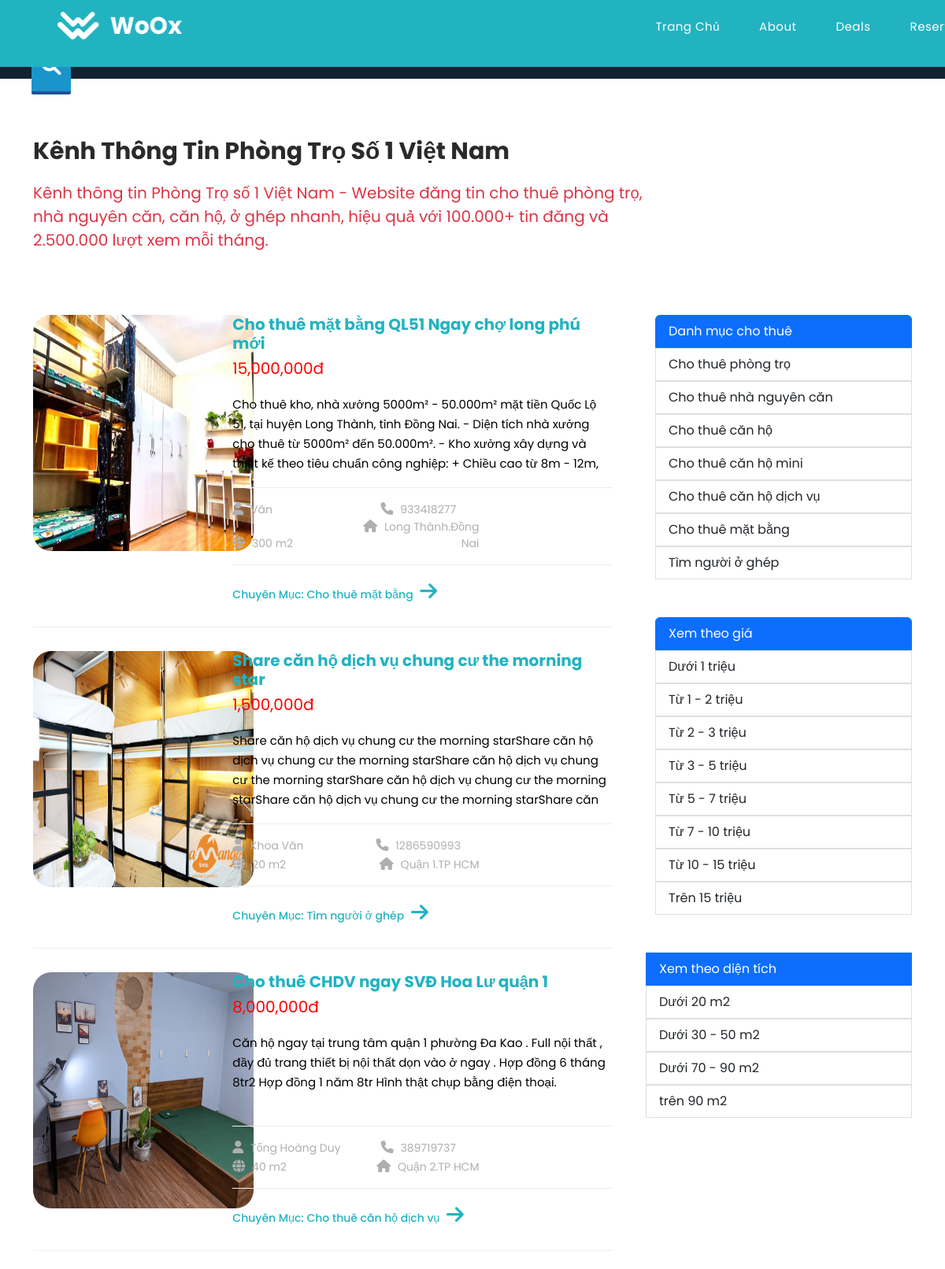
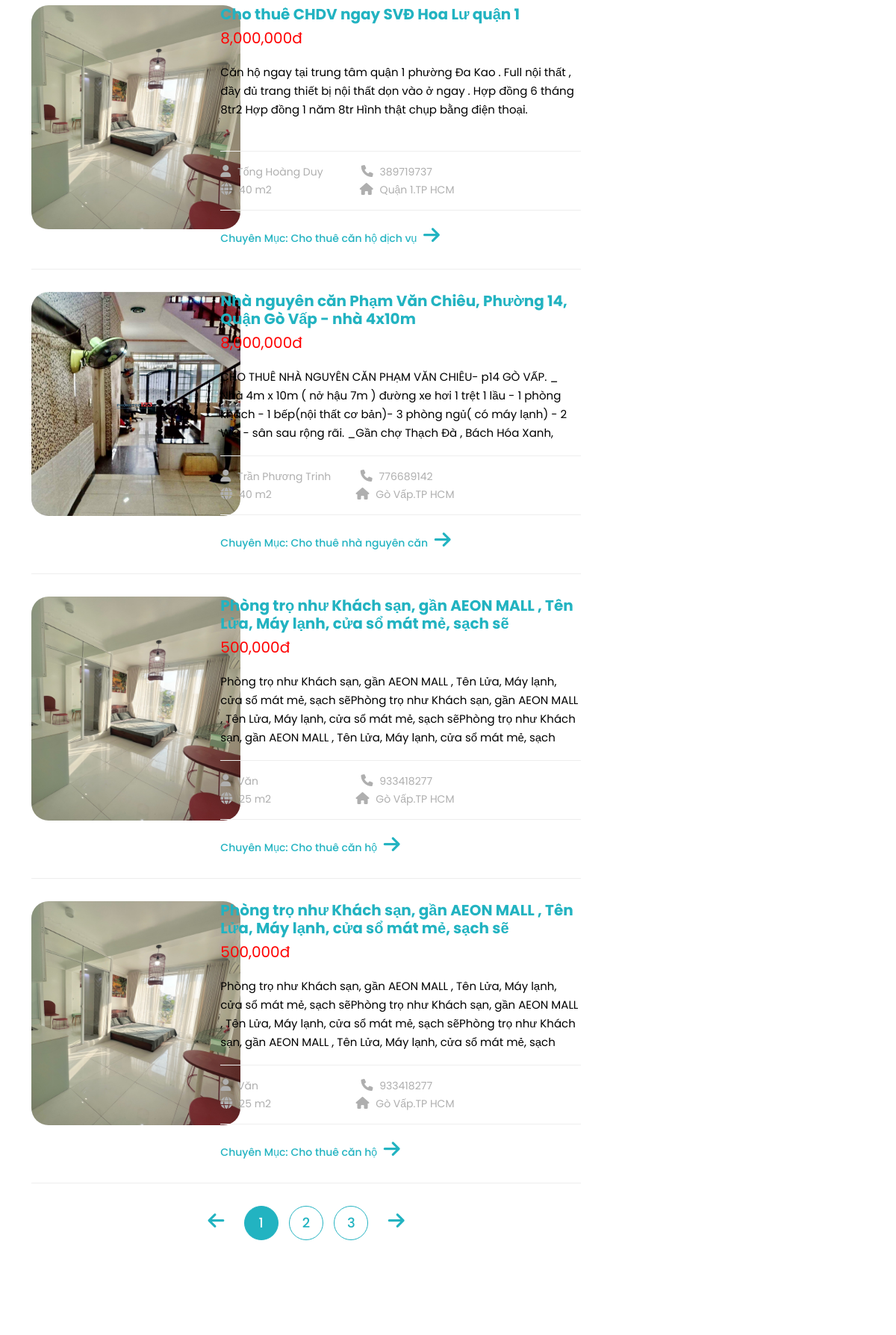
The page / (upper part) on the database its author committed (2 pictures, top to bottom).
### tables this page shows
CREATE TABLE `tbl_baidang` (
  `id` int(11) NOT NULL,
  `tinh` varchar(30) NOT NULL,
  `huyen` varchar(30) NOT NULL,
  `xa` varchar(30) NOT NULL,
  `sonha` int(11) NOT NULL,
  `adress` varchar(200) NOT NULL,
  `rolebaidang` varchar(300) NOT NULL,
  `rolegoi` varchar(200) NOT NULL,
  `tieude` varchar(300) NOT NULL,
  `noidung` varchar(1000) NOT NULL,
  `giathue` double NOT NULL,
  `dientich` int(11) NOT NULL,
  `doituong` varchar(20) NOT NULL,
  `img` varchar(200) NOT NULL,
  `tennd` varchar(50) NOT NULL,
  `lienhe` int(12) NOT NULL,
  `iddm` int(11) NOT NULL,
  `iduser` int(11) NOT NULL
);

CREATE TABLE `tbl_danhmuc` (
  `id` int(11) NOT NULL,
  `tendm` varchar(200) NOT NULL
);

### model/connect.php (called while the page is built, shortened)
<?php
    class connect{
        public $db = null;
        function __construct(){
            $severname = "localhost";
            $username = "root";
            $password = "";
        try {
            $this->db = new PDO("mysql:host=$severname;dbname=asmphp2", $username, $password);
            $this->db->setAttribute(PDO::ATTR_ERRMODE, PDO::ERRMODE_EXCEPTION);
            }
        catch(PDOException $e)
            {
            }
        }
        function getall($sql){
            $kqs=$this->db->query($sql);
            $kq=$kqs->fetchAll();
            return $kq;
        }
    }
?>

### model/baidang.php (called while the page is built, shortened)
<?php
    class baidang extends connect{
            function getBaidang($rolegoi)
            {
                $sql = "SELECT * FROM tbl_baidang  ";
                if($rolegoi=="0"){ $sql.=" WHERE rolegoi LIKE 'g%p' order by id desc limit 5";
                }
                else{
                    $sql.="  WHERE rolegoi LIKE 'g%g' order by id asc limit 3";
                }
                $kq=parent::getall($sql);
                return $kq;
            }
    }
?>

### model/danhmuc.php (called while the page is built, shortened)
<?php
    class danhmuc extends connect{
         function getallDm()
            {
                $sql = "select * from tbl_danhmuc ";
                $kq=parent::getall($sql);
                return $kq;
            }
    }
?>

### view/home.php (the view, shortened to what this page needs)
<link rel="stylesheet" href="assets/css/styleform.css">
<div class="visit-country">
<div class="top">
  <a class="btn-search" href="#"><i class="fa fa-search"></i></a>
</div> <br>
    <div class="container">
      <div class="row">
        <div class="col-lg-5">
          <div class="section-heading">
          <h2 class="h2" style="width:800px">Kênh thông tin Phòng Trọ số 1 Việt Nam</h2>
          <p class="text-danger" style="font-size:20px;width:800px">Kênh thông tin Phòng Trọ số 1 Việt Nam - Website đăng tin cho thuê phòng trọ, nhà nguyên căn, căn hộ, ở
            ghép nhanh, hiệu quả với 100.000+ tin đăng và 2.500.000 lượt xem mỗi tháng.</p>
          </div>
        </div>
      </div>
      <div class="row">
        <div class="col-lg-8">
          <div class="items">
            <div class="row">
              <div class="col-lg-12">
                <?php
                  foreach ($showbd as $bd){
                      echo '<div class="item">
                      <div class="row">
                        <div class="col-lg-4 col-sm-5">
                          <div class="image" >
                          <a href="index.php?act=chitietroom&id='.$bd['id'].'"> <img src="'.$bd['img'].'" alt="" style=" height:300px;width:280px;"> </a>
                          </div>
                        </div>
                        <div class="col-lg-8 col-sm-7">
                          <div class="right-content">
                          <a href="index.php?act=chitietroom&id='.$bd['id'].'">   <h4 style="max-width: 500px;color:#22b3c1;">'.$bd['tieude'].'</h4></a>
                            <span style="font-size: 20px;color:red;">'.number_format($bd['giathue']).'đ</span>
                            <p style="color:black;overflow:hidden;line-height: 25px;-webkit-line-clamp: 10;height: 100px;">'.$bd['noidung'].'</p>
                            <ul class="info" >
                              <li><i class="fa fa-user"></i> '.$bd['tennd'].' </li>
                              <li><i class="fa fa-phone"></i> '.$bd['lienhe'].' </li>
                          <br>
                              <li><i class="fa fa-globe"></i> '.$bd['dientich'].'  m2 </li>
                              <li><i class="fa fa-home"></i> '.$bd['huyen'].'.'.$bd['tinh'].'</li>
                            </ul>
                            <div class="text-button">
                              <a href="index.php?act=chitietroom&id='.$bd['id'].'"> Chuyên Mục: '.$bd['rolebaidang'].' <i class="fa fa-arrow-right"></i></a>
                            </div>
                          </div>
                        </div>
                      </div>
                    </div>';
              }
              ?>
                <?php
                  foreach ($showbdbt as $bd){
                      echo '<div class="item">
                      <div class="row">
                        <div class="col-lg-4 col-sm-5">
                          <div class="image" >
                          <a href="index.php?act=chitietroom&id='.$bd['id'].'"> <img src="'.$bd['img'].'" alt="" style=" height:300px;width:280px;"> </a>
                          </div>
                        </div>
                        <div class="col-lg-8 col-sm-7">
                          <div class="right-content">
                          <a href="index.php?act=chitietroom&id='.$bd['id'].'">   <h4 style="max-width: 500px;color:#22b3c1;">'.$bd['tieude'].'</h4></a>
                            <span style="font-size: 20px;color:red;">'.number_format($bd['giathue']).'đ</span>
                            <p style="color:black;overflow:hidden;line-height: 25px;-webkit-line-clamp: 10;height: 100px;">'.$bd['noidung'].'</p>
                            <ul class="info" >
                              <li><i class="fa fa-user"></i> '.$bd['tennd'].' </li>
                              <li><i class="fa fa-phone"></i> '.$bd['lienhe'].' </li>
                          <br>
                              <li><i class="fa fa-globe"></i> '.$bd['dientich'].'  m2 </li>
                              <li><i class="fa fa-home"></i> '.$bd['huyen'].'.'.$bd['tinh'].'</li>
                            </ul>
                            <div class="text-button">
                              <a href="index.php?act=chitietroom&id='.$bd['id'].'"> Chuyên Mục: '.$bd['rolebaidang'].' <i class="fa fa-arrow-right"></i></a>
                            </div>
                          </div>
                        </div>
                      </div>
                    </div>';
              }
              ?>
              </div>
              <div class="col-lg-12">
                <ul class="page-numbers">
                  <li><a href="#"><i class="fa fa-arrow-left"></i></a></li>
                  <li class="active"><a href="#">1</a></li>
                  <li ><a href="#">2</a></li>
                  <li><a href="#">3</a></li>
                  <li><a href="#"><i class="fa fa-arrow-right"></i></a></li>
                </ul>
              </div>
            </div>
          </div>
        </div>
        <div class="col-lg-4">
          <div class="side-bar-map">
          <ul class="list-group">
  <li class="list-group-item active">Danh mục cho thuê</li>
  <?php
      foreach ($dsdm as $dm) {
          echo ' <a href="index.php?act=danhmuc&id='.$dm['id'].'"> <li class="list-group-item">'.$dm['tendm'].'</li></a>
          ';
      }
  ?>
</ul> <br> <br>
<ul class="list-group">
  <li class="list-group-item active">Xem theo giá</li>
  <a href="index.php?act=bdgia&id=1"><li class="list-group-item">Dưới 1 triệu</li></a>
  <a href="index.php?act=bdgia&id=2"><li class="list-group-item">Từ 1 - 2 triệu</li></a>
  <a href="index.php?act=bdgia&id=3"><li class="list-group-item">Từ 2 - 3 triệu</li></a>
  <a href="index.php?act=bdgia&id=4"><li class="list-group-item">Từ 3 - 5 triệu</li></a>
  <a href="index.php?act=bdgia&id=5"><li class="list-group-item">Từ 5 - 7 triệu</li></a>
  <a href="index.php?act=bdgia&id=6"> <li class="list-group-item">Từ 7 - 10 triệu</li></a>
  <a href="index.php?act=bdgia&id=7"> <li class="list-group-item">Từ 10 - 15 triệu</li></a>
  <a href="index.php?act=bdgia&id=8"> <li class="list-group-item">Trên 15 triệu</li></a>
</ul> <br> <br>
            <div class="row">
            <ul class="list-group">
 <a href=""><li class="list-group-item active">Xem theo diện tích</li></a>
 <a href="index.php?act=bddientich&id=1"> <li class="list-group-item">Dưới 20 m2</li></a>
 <a href="index.php?act=bddientich&id=2"> <li class="list-group-item">Dưới 30 - 50 m2</li></a>
 <a href="index.php?act=bddientich&id=3"> <li class="list-group-item">Dưới 70 - 90 m2</li></a>
 <a href="index.php?act=bddientich&id=4"> <li class="list-group-item">trên 90 m2</li></a>
</ul>
            </div>
          </div>
        </div>
      </div>
    </div>
  </div>

### assets/css/styleform.css (style rules this page uses)
body { margin:0; font-family: "HelveticaNeue-Light", "Helvetica Neue Light", "Helvetica Neue", Helvetica, Arial, "Lucida Grande", sans-serif; font-weight: 300; }
.top { background-color:#123; position:relative; top:-50px; display:block; width:100%; height:30px; }
.btn-search { background:#08f; position:fixed; display:inline-block; width:50px; height:50px; left:40px; line-height:50px; text-align:center; color:white; }
i { font-size:25px; }
.btn-search { text-decoration:none; background-color:#1995cc; color:white; border-bottom:4px solid #215198; border-radius:0 0 2px 2px; -webkit-transition: background-color 250ms ease-out, ; -moz-transition: background-color 250ms ease-out; -o-transition: background-color 250ms ease-out; transition: background-color 250ms ease-out; }

### assets/css/templatemo-woox-travel.css (style rules this page uses)
html, body, div, span, applet, object, iframe, h1, h2, h3, h4, h5, h6, p, blockquote, div pre, a, abbr, acronym, address, big, cite, code, del, dfn, em, font, img, ins, kbd, q, s, samp, small, strike, strong, sub, sup, tt, var, b, u, i, center, dl, dt, dd, ol, ul, li, figure, header, nav, section, article, aside, footer, figcaption { margin: 0; padding: 0; border: 0; outline: 0; }
ul, li { padding: 0; margin: 0; list-style: none; }
* { box-sizing: border-box; }
html, body { font-family: 'Poppins', sans-serif; font-weight: 400; background-color: #fff; font-size: 16px; -ms-text-size-adjust: 100%; -webkit-font-smoothing: antialiased; -moz-osx-font-smoothing: grayscale; }
a { color: #22b3c1; text-decoration: none !important; }
h1, h2, h3, h4, h5, h6 { margin-top: 0px; margin-bottom: 0px; color: #2a2a2a; font-weight: 700; }
ul { margin-bottom: 0px; }
p { font-size: 15px; line-height: 30px; color: #afafaf; }
img { width: 100%; overflow: hidden; }
html, body { background: #fff; font-family: 'Poppins', sans-serif; }
.text-button a { font-size: 14px; color: #22b3c1; font-weight: 500; transition: all .3s; }
.text-button a i { margin-left: 5px; transition: all .3s; }
.section-heading { position: relative; z-index: 2; margin-top: 0px; margin-bottom: 80px; text-align: left; }
.section-heading h2 { margin-top: 0px; margin-bottom: 20px; line-height: 36px; font-size: 30px; font-weight: 700; text-transform: capitalize; color: #2a2a2a; }
.visit-country { margin-top: 120px; }
.visit-country .side-bar-map { margin-left: 30px; }
.visit-country .item { position: relative; margin-bottom: 30px; padding-bottom: 30px; border-bottom: 1px solid #eee; }
.visit-country .item .image img { border-radius: 23px; }
.visit-country .item .right-content h4 { font-size: 20px; margin-bottom: 5px; }
.visit-country .item .right-content span { font-size: 15px; color: #afafaf; display: block; }
.visit-country .item .right-content p { margin: 18px 0px; }
.visit-country .item .right-content ul { border-top: 1px solid #eee; border-bottom: 1px solid #eee; padding: 15px 0px; }
.visit-country .item .right-content ul li { display: inline-block; width: 32%; color: #afafaf; font-size: 14px; }
.visit-country .item .right-content ul li:nth-child(2) { text-align: center; }
.visit-country .item .right-content ul li:last-child { text-align: right; }
.visit-country .item .right-content ul li i { margin-right: 5px; font-size: 16px; }
.visit-country .item .right-content .text-button { margin-top: 20px; }
.visit-country ul.page-numbers { text-align: center; }
.visit-country ul.page-numbers li { display: inline-block; margin: 0px 5px; }
.visit-country ul.page-numbers li a { display: inline-block; width: 46px; height: 46px; border: 1px solid #22b3c1; line-height: 44px; color: #22b3c1; text-align: center; font-size: 18px; font-weight: 500; border-radius: 50%; transition: all .3s; }
.visit-country ul.page-numbers li.active a { background-color: #22b3c1; color: #fff; }
.visit-country ul.page-numbers li:first-child a, .visit-country ul.page-numbers li:last-child a { border: none; }
body { overflow-x: hidden; }

### rows shown on the page
tbl_baidang: img (picture), tieude "Cho thuê mặt bằng QL51 Ngay chợ long phú mới", giathue "15,000,000", noidung "Cho thuê kho, nhà xưởng 5000m² - 50.000m² mặt tiền Quốc Lộ 51, tại huyện Long Thành, tỉnh Đồng Nai. - Diện tích nhà xưởng cho thuê từ 5000m² đến 50.000m². - Kho xưởng xây dựng và thiết kế theo tiêu chuẩn công nghiệp: + Chiều cao từ 8m -…", tennd "Văn", lienhe "933418277", dientich "300", huyen "Long Thành", tinh "Đồng Nai", rolebaidang "Cho thuê mặt bằng"
tbl_baidang: img (picture), tieude "Share căn hộ dịch vụ chung cư the morning star", giathue "1,500,000", noidung "Share căn hộ dịch vụ chung cư the morning starShare căn hộ dịch vụ chung cư the morning starShare căn hộ dịch vụ chung cư the morning starShare căn hộ dịch vụ chung cư the morning starShare căn hộ dịch vụ chung cư the morning starShare…", tennd "Khoa Văn", lienhe "1286590993", dientich "20", huyen "Quận 1", tinh "TP HCM", rolebaidang "Tìm người ở ghép"
tbl_baidang: img (picture), tieude "Cho thuê CHDV ngay SVĐ Hoa Lư quận 1", giathue "8,000,000", noidung "Căn hộ ngay tại trung tâm quận 1 phường Đa Kao . Full nội thất , đầy đủ trang thiết bị nội thất dọn vào ở ngay . Hợp đồng 6 tháng 8tr2 Hợp đồng 1 năm 8tr Hình thật chụp bằng điện thoại.", tennd "Tống Hoàng Duy", lienhe "389719737", dientich "40", huyen "Quận 2", tinh "TP HCM", rolebaidang "Cho thuê căn hộ dịch vụ"
tbl_baidang: img (picture), tieude "Cho thuê CHDV ngay SVĐ Hoa Lư quận 1", giathue "8,000,000", noidung "Căn hộ ngay tại trung tâm quận 1 phường Đa Kao . Full nội thất , đầy đủ trang thiết bị nội thất dọn vào ở ngay . Hợp đồng 6 tháng 8tr2 Hợp đồng 1 năm 8tr Hình thật chụp bằng điện thoại.", tennd "Tống Hoàng Duy", lienhe "389719737", dientich "40", huyen "Quận 1", tinh "TP HCM", rolebaidang "Cho thuê căn hộ dịch vụ"
tbl_baidang: img (picture), tieude "Nhà nguyên căn Phạm Văn Chiêu, Phường 14, Quận Gò Vấp - nhà 4x10m", giathue "8,000,000", noidung "CHO THUÊ NHÀ NGUYÊN CĂN PHẠM VĂN CHIÊU- p14 GÒ VẤP. _ Nhà 4m x 10m ( nở hậu 7m ) đường xe hơi 1 trệt 1 lầu - 1 phòng khách - 1 bếp(nội thất cơ bản)- 3 phòng ngủ( có máy lạnh) - 2 WC - sân sau rộng rãi. _Gần chợ Thạch Đà , Bách Hóa…", tennd "Trần Phương Trinh", lienhe "776689142", dientich "40", huyen "Gò Vấp", tinh "TP HCM", rolebaidang "Cho thuê nhà nguyên căn"
tbl_baidang: img (picture), tieude "Phòng trọ như Khách sạn, gần AEON MALL , Tên Lửa, Máy lạnh, cửa sổ mát mẻ, sạch sẽ", giathue "500,000", noidung "Phòng trọ như Khách sạn, gần AEON MALL , Tên Lửa, Máy lạnh, cửa sổ mát mẻ, sạch sẽPhòng trọ như Khách sạn, gần AEON MALL , Tên Lửa, Máy lạnh, cửa sổ mát mẻ, sạch sẽPhòng trọ như Khách sạn, gần AEON MALL , Tên Lửa, Máy lạnh, cửa sổ mát mẻ,…", tennd "Văn", lienhe "933418277", dientich "25", huyen "Gò Vấp", tinh "TP HCM", rolebaidang "Cho thuê căn hộ"
tbl_baidang: img (picture), tieude "Phòng trọ như Khách sạn, gần AEON MALL , Tên Lửa, Máy lạnh, cửa sổ mát mẻ, sạch sẽ", giathue "500,000", noidung "Phòng trọ như Khách sạn, gần AEON MALL , Tên Lửa, Máy lạnh, cửa sổ mát mẻ, sạch sẽPhòng trọ như Khách sạn, gần AEON MALL , Tên Lửa, Máy lạnh, cửa sổ mát mẻ, sạch sẽPhòng trọ như Khách sạn, gần AEON MALL , Tên Lửa, Máy lạnh, cửa sổ mát mẻ,…", tennd "Văn", lienhe "933418277", dientich "25", huyen "Gò Vấp", tinh "TP HCM", rolebaidang "Cho thuê căn hộ"
tbl_danhmuc: tendm "Cho thuê phòng trọ"
tbl_danhmuc: tendm "Cho thuê nhà nguyên căn"
tbl_danhmuc: tendm "Cho thuê căn hộ"
tbl_danhmuc: tendm "Cho thuê căn hộ mini"
tbl_danhmuc: tendm "Cho thuê căn hộ dịch vụ"
tbl_danhmuc: tendm "Cho thuê mặt bằng"
tbl_danhmuc: tendm "Tìm người ở ghép"
